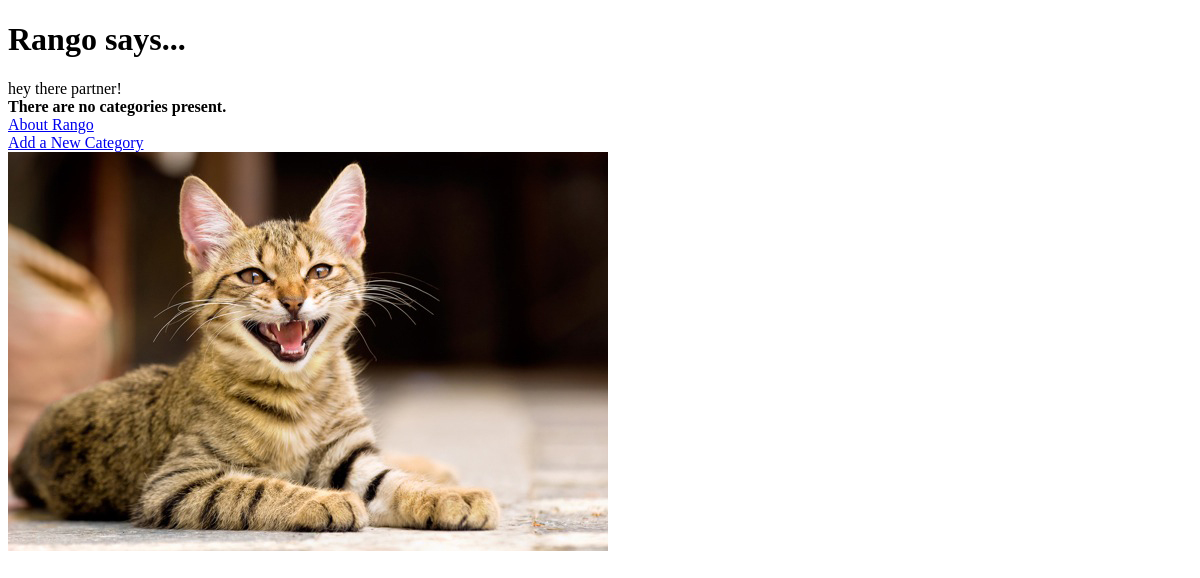
The app's page /, older data.
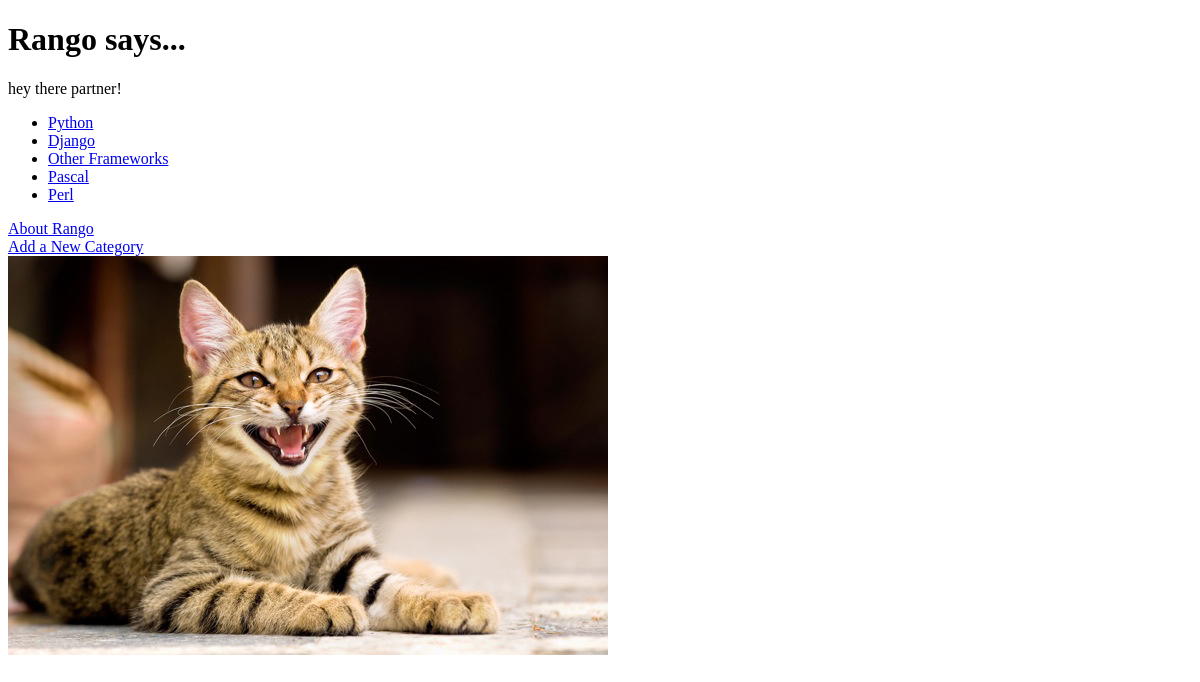
The same page, newer data.
### rango/models.py (models this page shows, shortened)
class Category(models.Model):
    name = models.CharField(max_length=128, unique=True)
    views = models.IntegerField(default=0)
    likes = models.IntegerField(default=0)
    slug = models.SlugField(unique=True)
    class Meta:
        verbose_name_plural = 'categories'

### rango/views.py (the view)
# urls.py: url(r'^$', views.index, name='index'),
def index(request):
	category_list = Category.objects.order_by('-likes')[:5]
	context_dict = {'categories': category_list}
	return render(request, 'rango/index.html', context_dict)

### tango_with_django_project/templates/rango/index.html (shortened to what this page needs)
<!DOCTYPE HTML>
{% load staticfiles %}
<html>
    <head>
    </head>
    <body>
        <h1>Rango says...</h1>
        <div>
			hey there partner!
		</div>
		<div>
        {% if categories %}
        <ul>
            {% for category in categories %}
            <li>
            <a href="/rango/category/{{ category.slug }}">{{ category.name }}</a>
            </li>
            {% endfor %}
        </ul>
        {% else %}
            <strong>There are no categories present.</strong>
        {% endif %}
        </div>
        <div>
            <a href="/rango/about/">About Rango</a><br />
            <a href="/rango/add_category/">Add a New Category</a><br />
            <img src="{% static "images/cat.jpg" %}" alt="Picture of cat" />
        </div>
    </body>
</html>

Row changes from the older to the newer data that the page shows:
added Category: name "Python"
added Category: name "Django"
added Category: name "Other Frameworks"
added Category: name "Pascal"
added Category: name "Perl"
Text that changed along with them:
text no longer shown: "There are no categories present."
